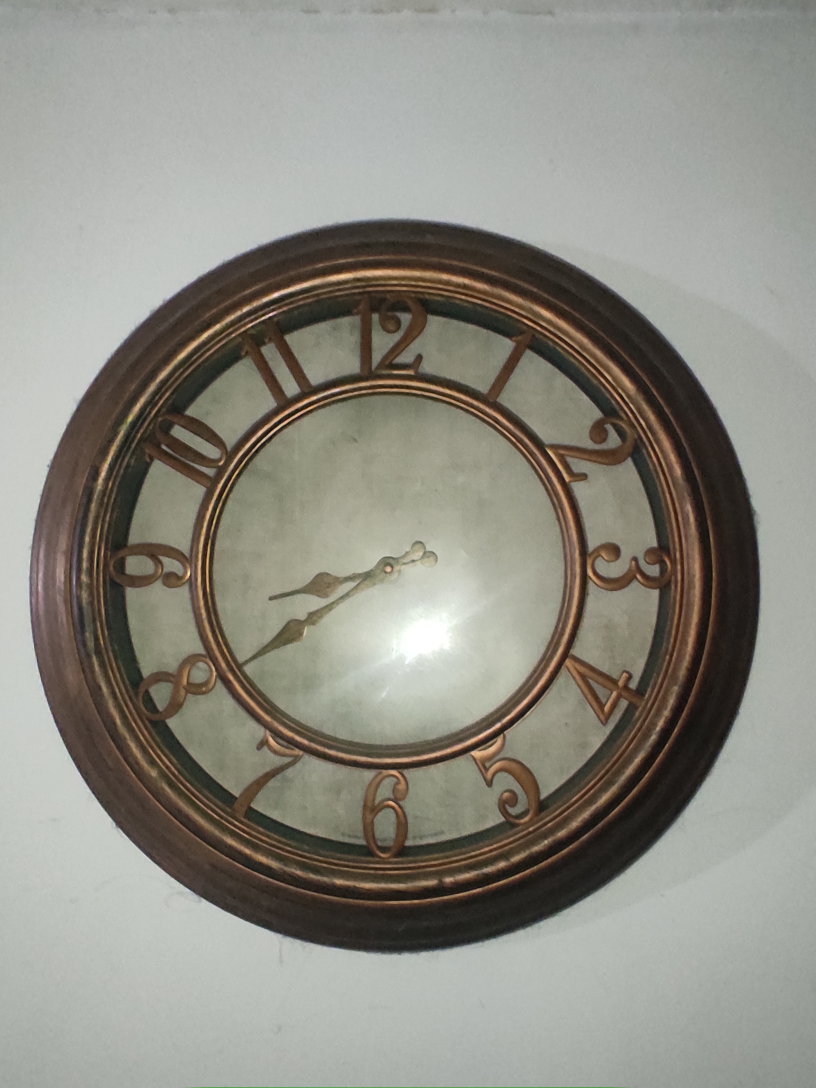
#> input picture PRACTICA 2/RELOJ.jpg, 2448 x 3264 px (shown at 1/3 size)
$ python 'PRACTICA 2.py'
#> lines starting #> are read from the running program, lines starting #| are printed output that depends on the picture; after the words box and inside, x2 and y2 are one past the last pixel; in counts of white or black regions, pixels touching at a corner belong together
# -*- coding: utf-8 -*-
"""
Created on Wed Feb 22 10:27:45 2023

@author: bazal
"""

import cv2
import numpy as np
from matplotlib import pyplot as plt

# Cargar imagen
img0 = cv2.imread('RELOJ.jpg')
#> img0 is the input picture: shape (3264, 2448, 3); mean B, G, R 131.3, 140.4, 142.3

# Convertir a gris
gray = cv2.cvtColor(img0, cv2.COLOR_BGR2GRAY)
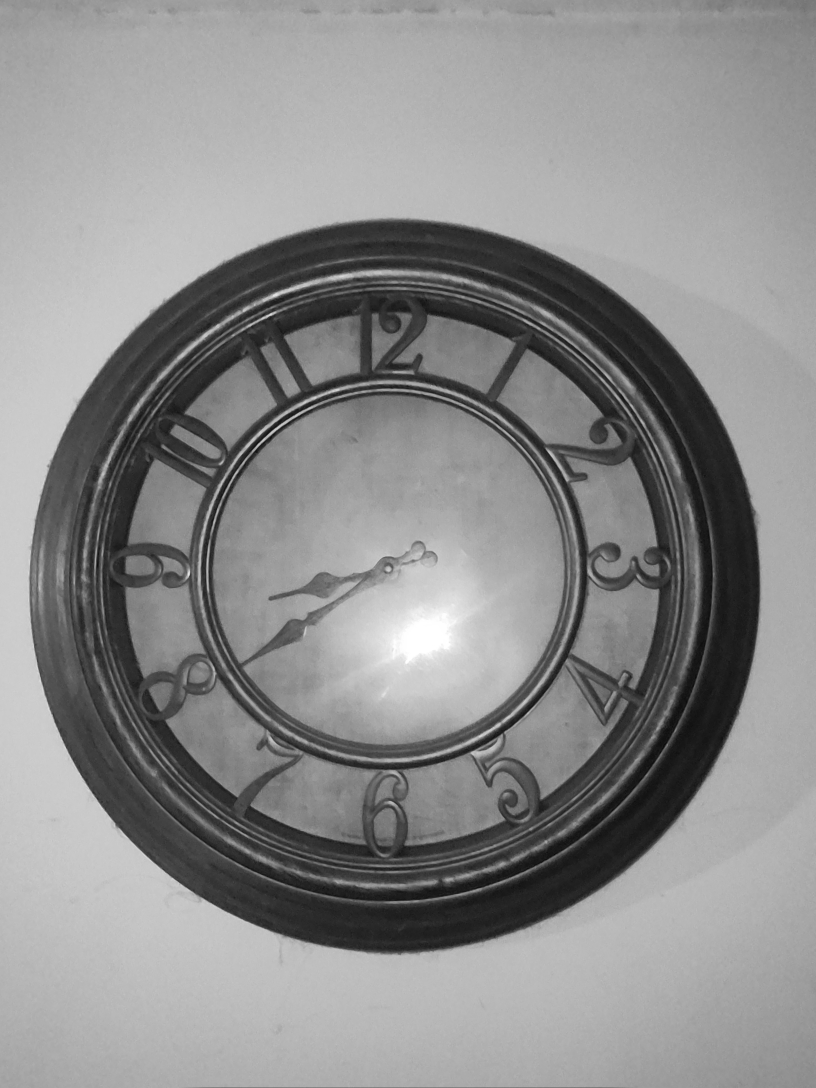
#> gray: shape (3264, 2448) (shown at 1/3 size); min 2, max 255, mean 140

scale_percent = 60 # Porcentaje de la imagen original
width = int(gray.shape[1] * scale_percent / 100)
#> width = 1468
height = int(gray.shape[0] * scale_percent / 100)
#> height = 1958
dim = (width, height)
#> dim = (1468, 1958)

img = cv2.resize(gray, dim, interpolation = cv2.INTER_AREA)

#Binarización de la imagen
_ , imgBin = cv2.threshold(img, 120 ,255, cv2.THRESH_BINARY)
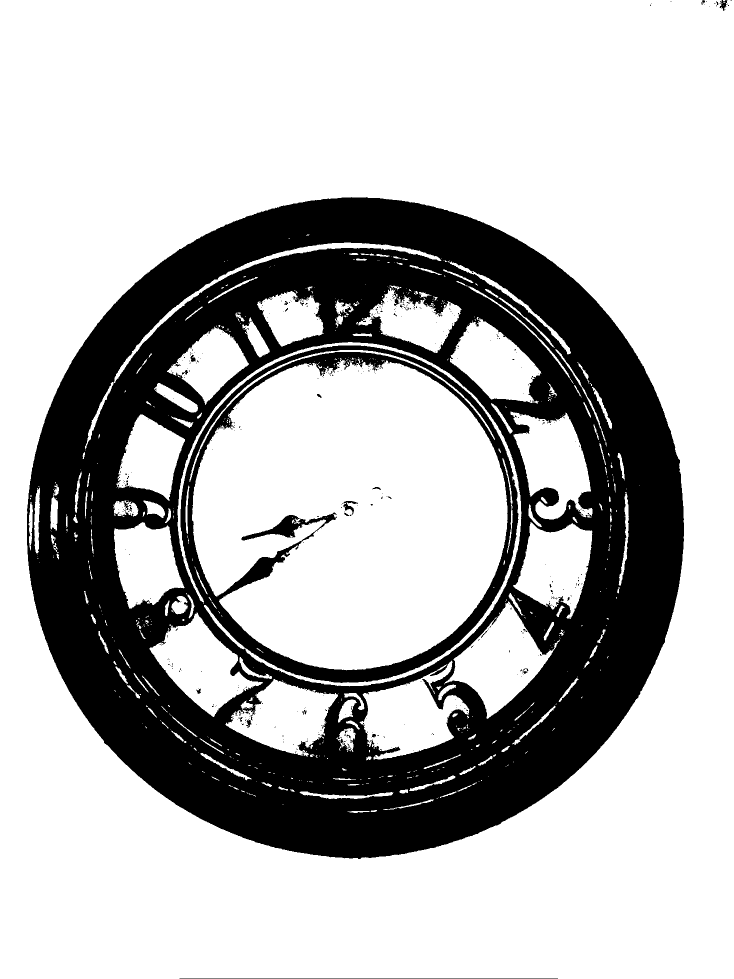
#> imgBin: shape (1958, 1468) (shown at 1/2 size); 72.2% white; 470 black regions (446 under 20 px), largest, box (x1, y1, x2, y2) and area: (54, 394, 1368, 1718) 794843, (359, 1957, 1116, 1958) 757, (683, 1002, 716, 1029) 282

#Se muestran las matrices de los filtros
k1 = np.array([[-1,1],[1,0]])
k2 = np.array([[-3,2,-0.5],[2,0,0],[-0.5,0,0]])
k3 = np.array([[-8/3,3/2,0,-1/6],[3/2,0,0,0],[0,0,0,0],[-1/6,0,0,0]])

#Se utiliza el comando que llamara a los filtros
R1 = cv2.filter2D(imgBin,-1, k1)
#> R1: shape (1958, 1468); 72.2% white; 402 black regions (381 under 20 px), largest, box (x1, y1, x2, y2) and area: (54, 394, 1369, 1719) 794655, (360, 1957, 1117, 1958) 757, (683, 1002, 717, 1033) 291
R2 = cv2.filter2D(imgBin,-1,k2)
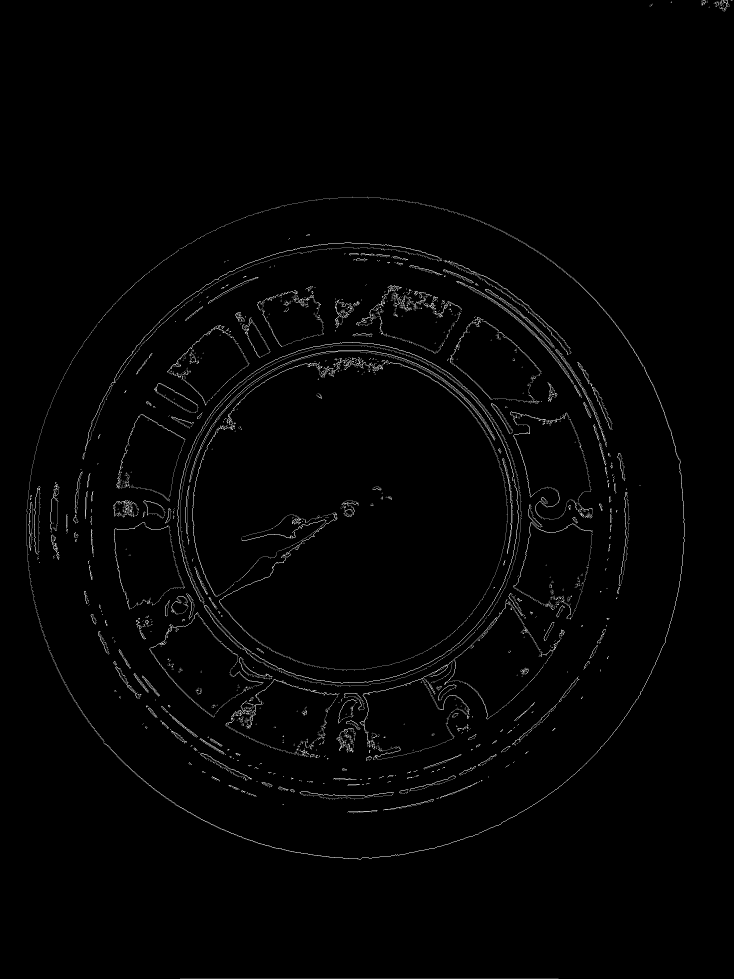
#> R2: shape (1958, 1468) (shown at 1/2 size); min 0, max 255, mean 3.4
R3 = cv2.filter2D(imgBin,-1,k3)


#Se muestran las imagenes
plt.subplot(2,3,1), plt.imshow(img,cmap = 'gray')
plt.title('Original'), plt.xticks([]), plt.yticks([])

plt.subplot(2,3,2), plt.imshow(R1,cmap = 'gray')
plt.title('Filtro 1'), plt.xticks([]), plt.yticks([])

plt.subplot(2,3,3), plt.imshow(R2,cmap = 'gray')
plt.title('Filtro 2'), plt.xticks([]), plt.yticks([])

plt.subplot(2,3,4),plt.imshow(R3,cmap = 'gray')
plt.title('Filtro 3'), plt.xticks([]), plt.yticks([])


plt.show()
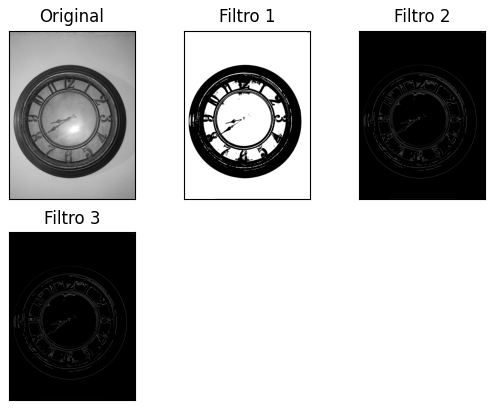
#> figure drawn by matplotlib, 4 panels
